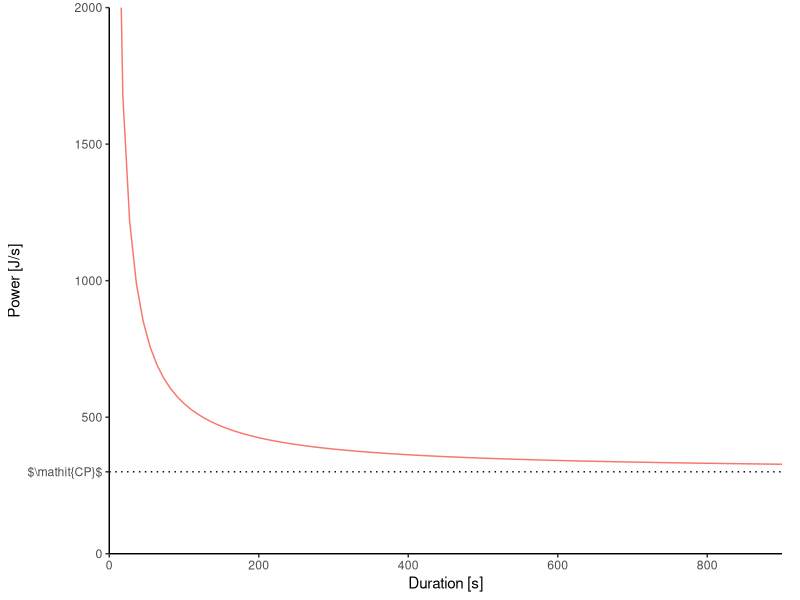
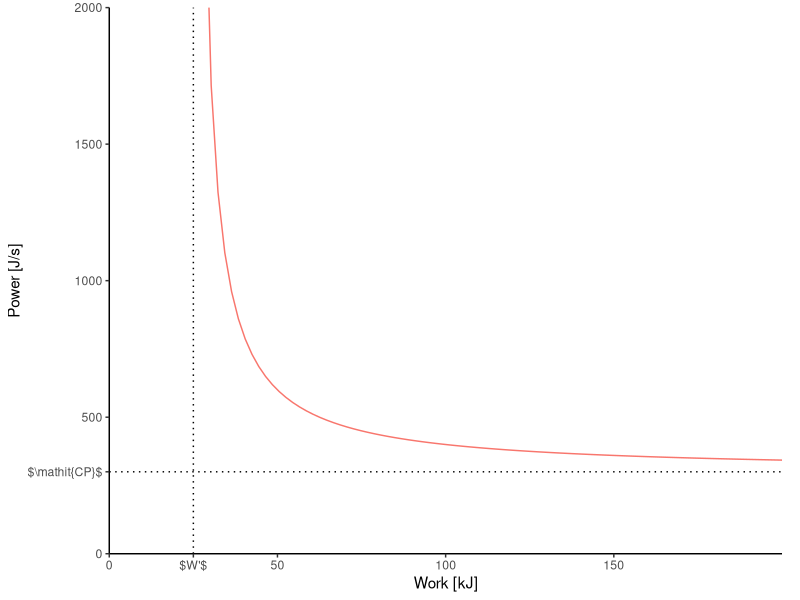
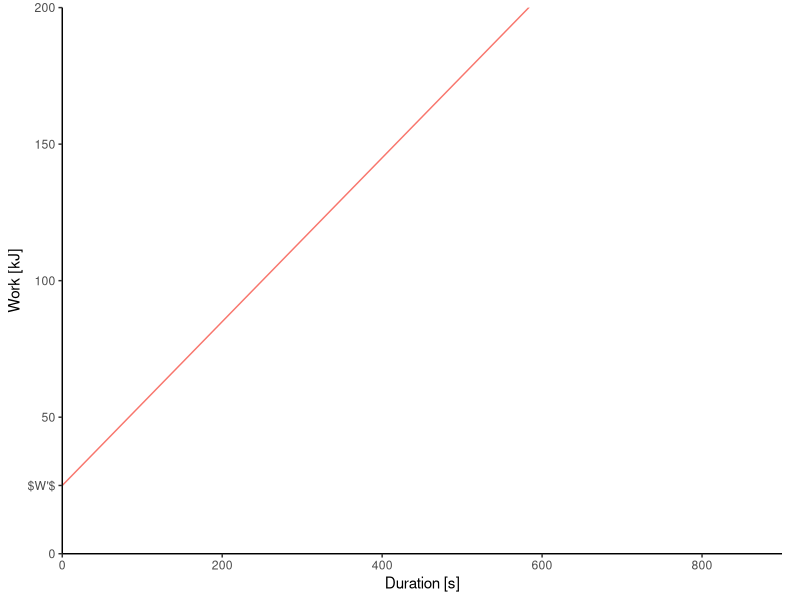

The R script that drew these images, in order:
## ---- chunk 1
library("here")
library("tidyverse")

options(scipen = 10000) # avoid scientific notation

# Colours
col_hyp <- "#F8766D"
col_pow <- "#00BFC4"
## ---- chunk 2
# Hyperbolic ("critical-power") model parameters:
cp      <- 300 # critical power
w_prime <- 25000 # W'

# Values for the first axis:
durations <- seq(from = 0.01, to = 15 * 60, length = 100) # duration
works     <- seq(from = 0.01, to = 200000, length = 100) # work

size_text <- "\\small"
hjust_text <- -0.45
vjust_text_upper <- 3
vjust_text_lower <- 5
vjust_text_upper_alt <- 12
vjust_text_lower_alt <- 12
col_text_hyp <- "black" # col_hyp


label_pd_hyp <- paste0(size_text, "$P = \\dfrac{W'}{T} + \\mathit{CP}$")
label_dp_hyp <- paste0(size_text, "$T = \\dfrac{W'}{P - \\mathit{CP}}$")
label_pw_hyp <- paste0(size_text, "$P = \\dfrac{\\mathit{CP}}{1 - W' / W}$")
label_wp_hyp <- paste0(size_text, "$W = \\dfrac{W'}{1 - \\mathit{CP} / P}$")
label_wd_hyp <- paste0(size_text, "$W = W' + \\mathit{CP} \\cdot T$")
label_dw_hyp <- paste0(size_text, "$T = \\dfrac{W'}{1 - \\mathit{CP} / P}$")


# Equivalent relationships for the hyperbolic model:
pd_hyp_tbl <- tibble(duration = durations, power = w_prime / durations + cp)
pw_hyp_tbl <- tibble(work = works, power = cp / (1 - w_prime / works))
wd_hyp_tbl <- tibble(duration = durations, work = w_prime + cp * durations)

label_power    <- "Power [J/s]"
label_duration <- "Duration [s]"
label_work     <- "Work [kJ]"

# Axis limits
lim_power    <- c(0, 2000)
lim_duration <- c(0, max(durations))
lim_work     <- c(0, max(works))

col_abline_hyp <- "black"

# Expansion
expand_power    <- c(0, 0)
expand_duration <- c(0, 0)
expand_work     <- c(0, 0)

tick_power      <- pretty(0:max(lim_power))
tick_duration   <- pretty(0:max(lim_duration))
tick_work       <- pretty(0:max(lim_work))
tick_work_alt   <- tick_work[-(length(tick_work))]

my_theme <- theme_classic() +
  theme(plot.margin = unit(c(5.5, 13, 5.5, 5.5), "pt"))
## ---- chunk 3
pd_hyp_tbl %>%
  ggplot(mapping = aes(x = duration, y = power)) +
  geom_line(colour = col_hyp) +
  geom_hline(yintercept = cp, linetype = "dotted", colour = col_abline_hyp) +
  coord_cartesian(xlim = lim_duration, ylim = lim_power) +
  scale_x_continuous(expand = expand_duration, breaks = tick_duration) +
  scale_y_continuous(expand = expand_power, breaks = c(tick_power, cp), labels = c(tick_power, "$\\mathit{CP}$")) +
  labs(x = label_duration, y = label_power) +
  my_theme 
## ---- chunk 4
pw_hyp_tbl %>%
  filter(work > w_prime) %>%
  ggplot(mapping = aes(x = work, y = power)) +
  geom_line(colour = col_hyp) +
  geom_vline(xintercept = w_prime, linetype = "dotted", colour = col_abline_hyp) +
  geom_hline(yintercept = cp, linetype = "dotted", colour = col_abline_hyp) +
  coord_cartesian(xlim = lim_work, ylim = lim_power) +
  scale_x_continuous(expand = expand_work, breaks = c(tick_work_alt, w_prime), labels = c(tick_work_alt / 1000, "$W'$")) +
  scale_y_continuous(expand = expand_power, breaks = c(tick_power, cp), labels = c(tick_power, "$\\mathit{CP}$")) +
  labs(x = label_work, y = label_power) +
  my_theme 
## ---- chunk 5
wd_hyp_tbl %>%
  ggplot(mapping = aes(x = duration, y = work)) +
  geom_line(colour = col_hyp) +
  coord_cartesian(xlim = lim_duration, ylim = lim_work) +
  scale_x_continuous(expand = expand_work, breaks = tick_duration) +
  scale_y_continuous(expand = expand_power, breaks = c(tick_work, w_prime), labels = c(tick_work / 1000, "$W'$")) +
  labs(x = label_duration, y = label_work) +
  my_theme 

